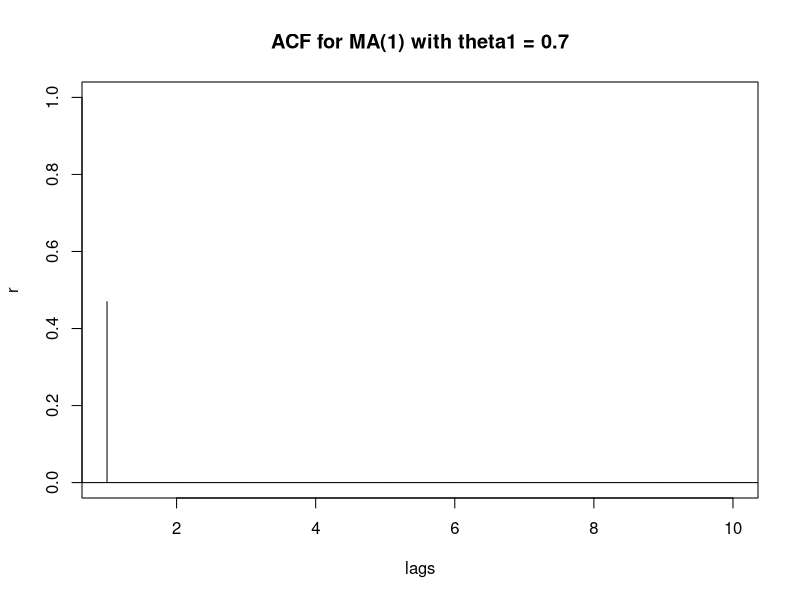
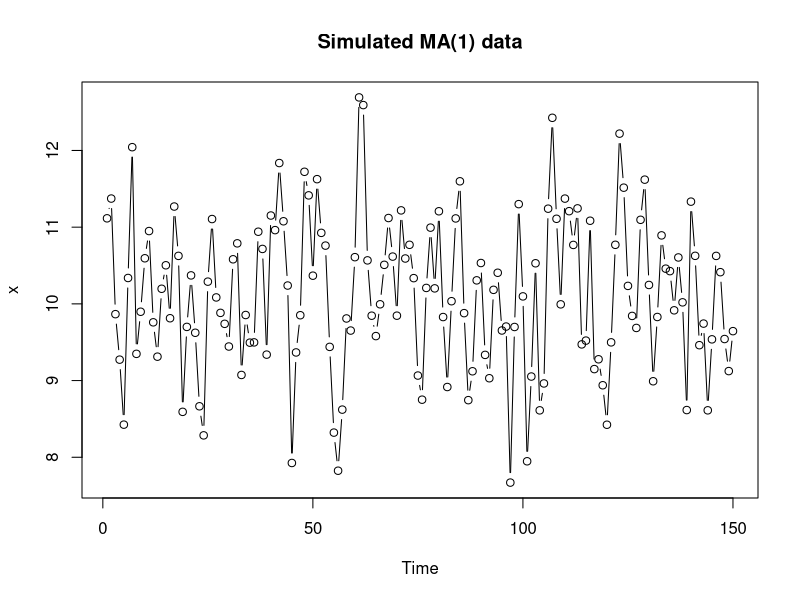
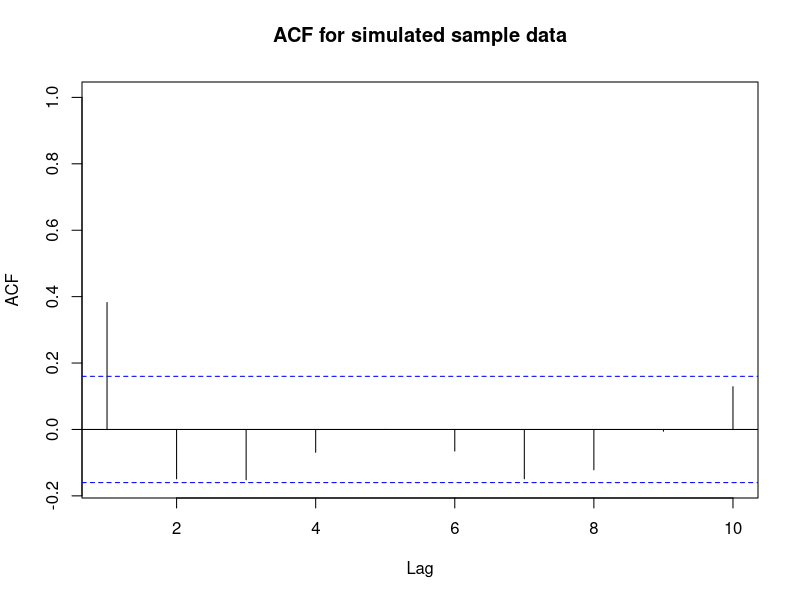
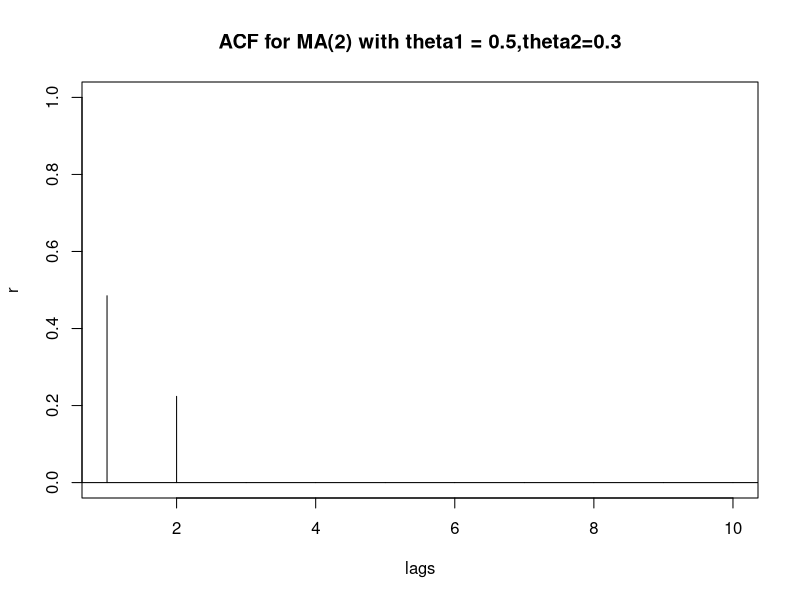
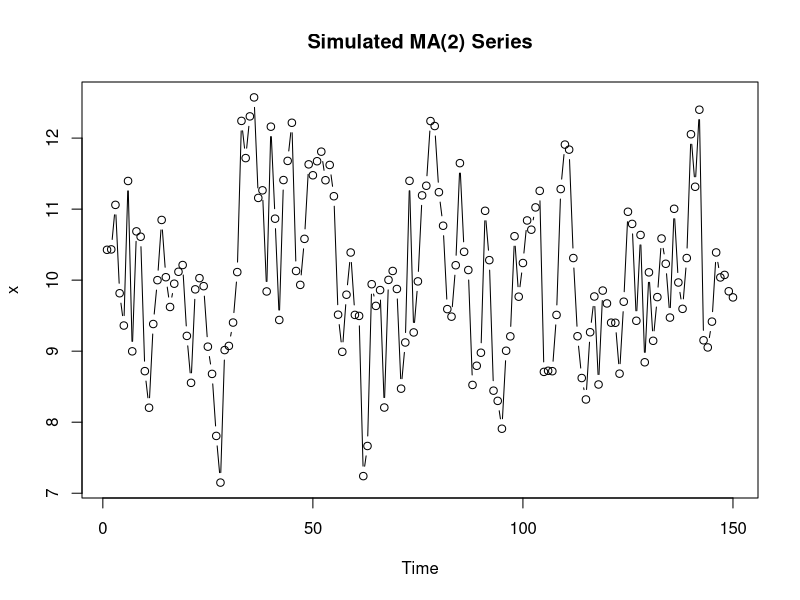
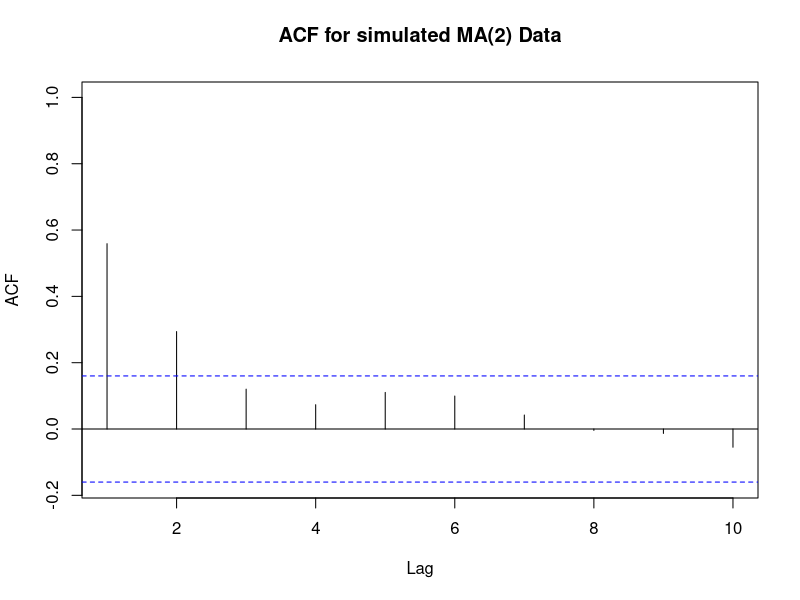

These figures' R source, in order:
acfma1=ARMAacf(ma=c(0.7), lag.max=10)
lags=0:10
plot(lags,acfma1,xlim=c(1,10), ylab="r",type="h", main = "ACF for MA(1) with theta1 = 0.7")
abline(h=0)
xc=arima.sim(n=150, list(ma=c(0.7)))
x=xc+10
plot(x,type="b", main="Simulated MA(1) data")
acf(x, xlim=c(1,10), main="ACF for simulated sample data") 
acfma2=ARMAacf(ma=c(0.5,0.3), lag.max=10)
acfma2
lags=0:10
plot(lags,acfma2,xlim=c(1,10), ylab="r",type="h", main = "ACF for MA(2) with theta1 = 0.5,theta2=0.3")
abline(h=0)
xc=arima.sim(n=150, list(ma=c(0.5, 0.3)))
x=xc+10
plot(x, type="b", main = "Simulated MA(2) Series")
acf(x, xlim=c(1,10), main="ACF for simulated MA(2) Data")
